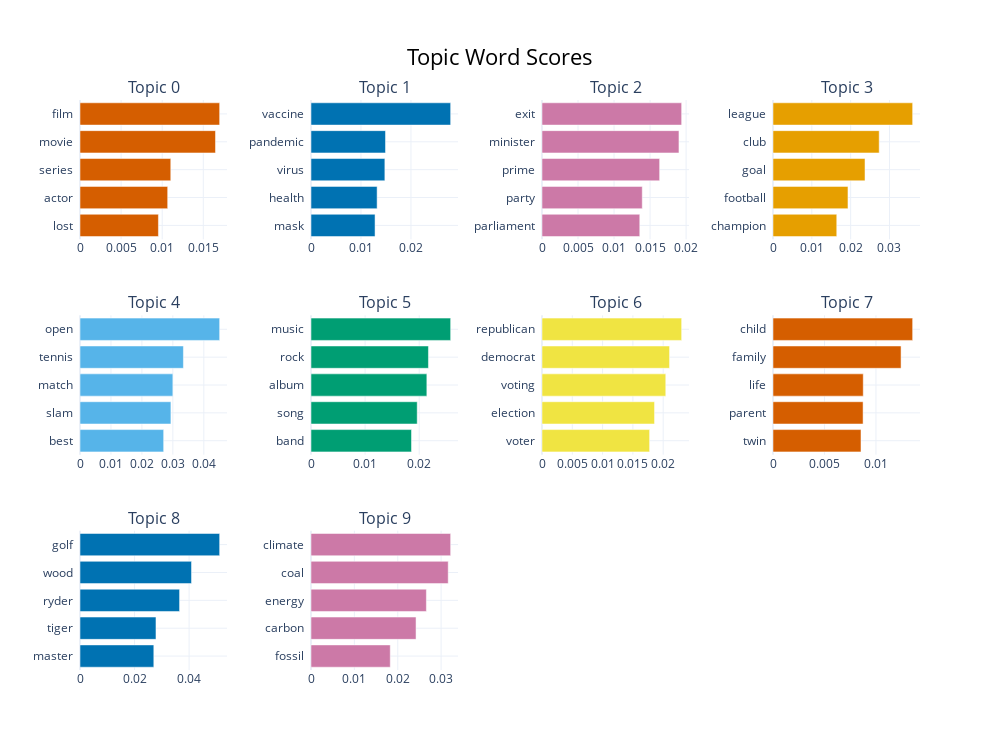

Source (notebook cell):
### Code cell
bertopic_model.visualize_barchart(top_topic_nums) # top_topic_nums

### Figure 1 — Plotly figure (JSON) as saved in the notebook; plotly's stock layout.template omitted (floating-point values rounded to 4 significant figures)
{"data": [{"marker": {"color": "#D55E00"}, "orientation": "h", "type": "bar", "x": [0.00954, 0.01067, 0.01104, 0.01648, 0.01699], "xaxis": "x", "y": ["lost  ", "actor  ", "series  ", "movie  ", "film  "], "yaxis": "y"}, {"marker": {"color": "#0072B2"}, "orientation": "h", "type": "bar", "x": [0.01282, 0.01323, 0.01478, 0.01491, 0.02794], "xaxis": "x2", "y": ["mask  ", "health  ", "virus  ", "pandemic  ", "vaccine  "], "yaxis": "y2"}, {"marker": {"color": "#CC79A7"}, "orientation": "h", "type": "bar", "x": [0.01357, 0.01392, 0.01633, 0.01901, 0.01938], "xaxis": "x3", "y": ["parliament  ", "party  ", "prime  ", "minister  ", "exit  "], "yaxis": "y3"}, {"marker": {"color": "#E69F00"}, "orientation": "h", "type": "bar", "x": [0.01642, 0.01931, 0.0237, 0.02735, 0.03597], "xaxis": "x4", "y": ["champion  ", "football  ", "goal  ", "club  ", "league  "], "yaxis": "y4"}, {"marker": {"color": "#56B4E9"}, "orientation": "h", "type": "bar", "x": [0.02703, 0.02937, 0.03, 0.03341, 0.04512], "xaxis": "x5", "y": ["best  ", "slam  ", "match  ", "tennis  ", "open  "], "yaxis": "y5"}, {"marker": {"color": "#009E73"}, "orientation": "h", "type": "bar", "x": [0.01858, 0.01963, 0.02141, 0.02171, 0.02581], "xaxis": "x6", "y": ["band  ", "song  ", "album  ", "rock  ", "music  "], "yaxis": "y6"}, {"marker": {"color": "#F0E442"}, "orientation": "h", "type": "bar", "x": [0.01776, 0.01857, 0.02043, 0.02105, 0.02305], "xaxis": "x7", "y": ["voter  ", "election  ", "voting  ", "democrat  ", "republican  "], "yaxis": "y7"}, {"marker": {"color": "#D55E00"}, "orientation": "h", "type": "bar", "x": [0.008544, 0.008747, 0.008764, 0.01244, 0.01356], "xaxis": "x8", "y": ["twin  ", "parent  ", "life  ", "family  ", "child  "], "yaxis": "y8"}, {"marker": {"color": "#0072B2"}, "orientation": "h", "type": "bar", "x": [0.02706, 0.02786, 0.0365, 0.04088, 0.0512], "xaxis": "x9", "y": ["master  ", "tiger  ", "ryder  ", "wood  ", "golf  "], "yaxis": "y9"}, {"marker": {"color": "#CC79A7"}, "orientation": "h", "type": "bar", "x": [0.01827, 0.02422, 0.0266, 0.03163, 0.0322], "xaxis": "x10", "y": ["fossil  ", "carbon  ", "energy  ", "coal  ", "climate  "], "yaxis": "y10"}], "layout": {"annotations": [{"font": {"size": 16}, "showarrow": false, "text": "Topic 0", "x": 0.0875, "xanchor": "center", "xref": "paper", "y": 1, "yanchor": "bottom", "yref": "paper"}, {"font": {"size": 16}, "showarrow": false, "text": "Topic 1", "x": 0.3625, "xanchor": "center", "xref": "paper", "y": 1, "yanchor": "bottom", "yref": "paper"}, {"font": {"size": 16}, "showarrow": false, "text": "Topic 2", "x": 0.6375, "xanchor": "center", "xref": "paper", "y": 1, "yanchor": "bottom", "yref": "paper"}, {"font": {"size": 16}, "showarrow": false, "text": "Topic 3", "x": 0.9125, "xanchor": "center", "xref": "paper", "y": 1, "yanchor": "bottom", "yref": "paper"}, {"font": {"size": 16}, "showarrow": false, "text": "Topic 4", "x": 0.0875, "xanchor": "center", "xref": "paper", "y": 0.6222, "yanchor": "bottom", "yref": "paper"}, {"font": {"size": 16}, "showarrow": false, "text": "Topic 5", "x": 0.3625, "xanchor": "center", "xref": "paper", "y": 0.6222, "yanchor": "bottom", "yref": "paper"}, {"font": {"size": 16}, "showarrow": false, "text": "Topic 6", "x": 0.6375, "xanchor": "center", "xref": "paper", "y": 0.6222, "yanchor": "bottom", "yref": "paper"}, {"font": {"size": 16}, "showarrow": false, "text": "Topic 7", "x": 0.9125, "xanchor": "center", "xref": "paper", "y": 0.6222, "yanchor": "bottom", "yref": "paper"}, {"font": {"size": 16}, "showarrow": false, "text": "Topic 8", "x": 0.0875, "xanchor": "center", "xref": "paper", "y": 0.2444, "yanchor": "bottom", "yref": "paper"}, {"font": {"size": 16}, "showarrow": false, "text": "Topic 9", "x": 0.3625, "xanchor": "center", "xref": "paper", "y": 0.2444, "yanchor": "bottom", "yref": "paper"}], "height": 750, "hoverlabel": {"bgcolor": "white", "font": {"family": "Rockwell", "size": 16}}, "showlegend": false, "title": {"font": {"color": "Black", "size": 22}, "text": "Topic Word Scores", "x": 0.5, "xanchor": "center", "yanchor": "top"}, "width": 1000, "xaxis": {"anchor": "y", "domain": [0, 0.175], "showgrid": true}, "xaxis10": {"anchor": "y10", "domain": [0.275, 0.45], "showgrid": true}, "xaxis11": {"anchor": "y11", "domain": [0.55, 0.725], "showgrid": true}, "xaxis12": {"anchor": "y12", "domain": [0.825, 1], "showgrid": true}, "xaxis2": {"anchor": "y2", "domain": [0.275, 0.45], "showgrid": true}, "xaxis3": {"anchor": "y3", "domain": [0.55, 0.725], "showgrid": true}, "xaxis4": {"anchor": "y4", "domain": [0.825, 1], "showgrid": true}, "xaxis5": {"anchor": "y5", "domain": [0, 0.175], "showgrid": true}, "xaxis6": {"anchor": "y6", "domain": [0.275, 0.45], "showgrid": true}, "xaxis7": {"anchor": "y7", "domain": [0.55, 0.725], "showgrid": true}, "xaxis8": {"anchor": "y8", "domain": [0.825, 1], "showgrid": true}, "xaxis9": {"anchor": "y9", "domain": [0, 0.175], "showgrid": true}, "yaxis": {"anchor": "x", "domain": [0.7556, 1], "showgrid": true}, "yaxis10": {"anchor": "x10", "domain": [0, 0.2444], "showgrid": true}, "yaxis11": {"anchor": "x11", "domain": [0, 0.2444], "showgrid": true}, "yaxis12": {"anchor": "x12", "domain": [0, 0.2444], "showgrid": true}, "yaxis2": {"anchor": "x2", "domain": [0.7556, 1], "showgrid": true}, "yaxis3": {"anchor": "x3", "domain": [0.7556, 1], "showgrid": true}, "yaxis4": {"anchor": "x4", "domain": [0.7556, 1], "showgrid": true}, "yaxis5": {"anchor": "x5", "domain": [0.3778, 0.6222], "showgrid": true}, "yaxis6": {"anchor": "x6", "domain": [0.3778, 0.6222], "showgrid": true}, "yaxis7": {"anchor": "x7", "domain": [0.3778, 0.6222], "showgrid": true}, "yaxis8": {"anchor": "x8", "domain": [0.3778, 0.6222], "showgrid": true}, "yaxis9": {"anchor": "x9", "domain": [0, 0.2444], "showgrid": true}}}
